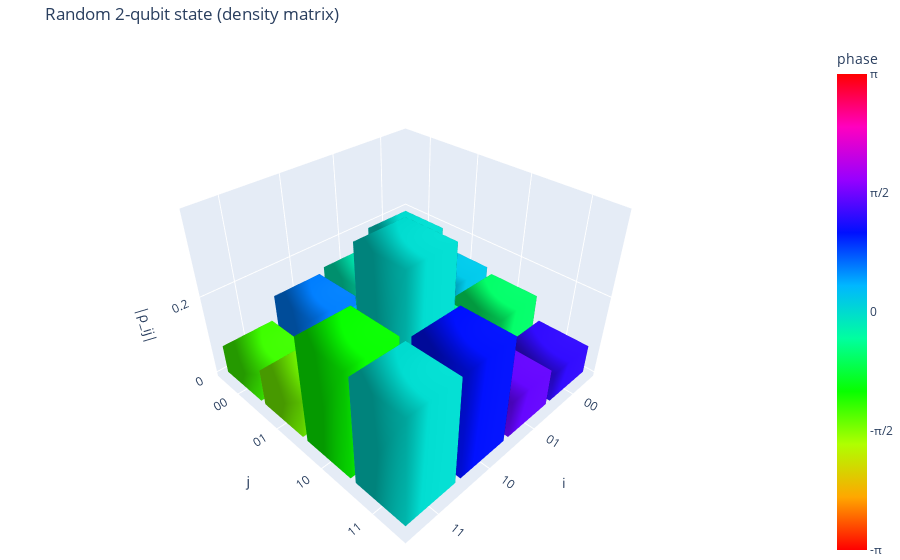

Notebook code for this chart:
### Markdown cell above
### Visualization helpers
Use the histogram helper below to inspect reconstructed density matrices. Include screenshots or exported HTML for a few representative states in your report.

### Code cell
# Demonstration: random 2-qubit density matrix
dim = 4
A = np.random.randn(dim, dim) + 1j * np.random.randn(dim, dim)
rho = A @ A.conj().T
rho = rho / np.trace(rho)  # normalize

labels = ["00", "01", "10", "11"]
plot_density_matrix_histogram(rho, basis_labels=labels, title="Random 2-qubit state (density matrix)")

### Figure 1 — Plotly figure (JSON) as saved in the notebook; plotly's stock layout.template omitted (floating-point values rounded to 4 significant figures)
{"data": [{"cmax": 3.142, "cmin": -3.142, "colorbar": {"ticktext": ["-π", "-π/2", "0", "π/2", "π"], "tickvals": [-3.142, -1.571, 0, 1.571, 3.142], "title": {"text": "phase "}}, "colorscale": [[0, "#ff0000"], [0.1111, "#ffa700"], [0.2222, "#afff00"], [0.3333, "#08ff00"], [0.4444, "#00ff9f"], [0.5556, "#00b7ff"], [0.6667, "#0010ff"], [0.7778, "#9700ff"], [0.8889, "#ff00bf"], [1, "#ff0000"]], "flatshading": false, "hovertemplate": "i=0, j=0<br>|ρ_ij|=0.193<br>arg(ρ_ij)=0<extra></extra>", "i": [0, 0, 4, 4, 0, 0, 1, 1, 2, 2, 3, 3], "intensity": [0, 0, 0, 0, 0, 0, 0, 0], "j": [1, 2, 5, 6, 1, 5, 2, 6, 3, 7, 0, 4], "k": [2, 3, 6, 7, 5, 4, 6, 5, 7, 6, 4, 7], "lighting": {"ambient": 0.6, "diffuse": 0.7}, "opacity": 1, "showscale": true, "type": "mesh3d", "x": [-0.45, 0.45, 0.45, -0.45, -0.45, 0.45, 0.45, -0.45], "y": [-0.45, -0.45, 0.45, 0.45, -0.45, -0.45, 0.45, 0.45], "z": [0, 0, 0, 0, 0.1933, 0.1933, 0.1933, 0.1933]}, {"cmax": 3.142, "cmin": -3.142, "colorscale": [[0, "#ff0000"], [0.1111, "#ffa700"], [0.2222, "#afff00"], [0.3333, "#08ff00"], [0.4444, "#00ff9f"], [0.5556, "#00b7ff"], [0.6667, "#0010ff"], [0.7778, "#9700ff"], [0.8889, "#ff00bf"], [1, "#ff0000"]], "flatshading": false, "hovertemplate": "i=0, j=1<br>|ρ_ij|=0.145<br>arg(ρ_ij)=1/16π<extra></extra>", "i": [0, 0, 4, 4, 0, 0, 1, 1, 2, 2, 3, 3], "intensity": [0.1874, 0.1874, 0.1874, 0.1874, 0.1874, 0.1874, 0.1874, 0.1874], "j": [1, 2, 5, 6, 1, 5, 2, 6, 3, 7, 0, 4], "k": [2, 3, 6, 7, 5, 4, 6, 5, 7, 6, 4, 7], "lighting": {"ambient": 0.6, "diffuse": 0.7}, "opacity": 1, "showscale": false, "type": "mesh3d", "x": [-0.45, 0.45, 0.45, -0.45, -0.45, 0.45, 0.45, -0.45], "y": [0.55, 0.55, 1.45, 1.45, 0.55, 0.55, 1.45, 1.45], "z": [0, 0, 0, 0, 0.145, 0.145, 0.145, 0.145]}, {"cmax": 3.142, "cmin": -3.142, "colorscale": [[0, "#ff0000"], [0.1111, "#ffa700"], [0.2222, "#afff00"], [0.3333, "#08ff00"], [0.4444, "#00ff9f"], [0.5556, "#00b7ff"], [0.6667, "#0010ff"], [0.7778, "#9700ff"], [0.8889, "#ff00bf"], [1, "#ff0000"]], "flatshading": false, "hovertemplate": "i=0, j=2<br>|ρ_ij|=0.133<br>arg(ρ_ij)=-3/16π<extra></extra>", "i": [0, 0, 4, 4, 0, 0, 1, 1, 2, 2, 3, 3], "intensity": [-0.5884, -0.5884, -0.5884, -0.5884, -0.5884, -0.5884, -0.5884, -0.5884], "j": [1, 2, 5, 6, 1, 5, 2, 6, 3, 7, 0, 4], "k": [2, 3, 6, 7, 5, 4, 6, 5, 7, 6, 4, 7], "lighting": {"ambient": 0.6, "diffuse": 0.7}, "opacity": 1, "showscale": false, "type": "mesh3d", "x": [-0.45, 0.45, 0.45, -0.45, -0.45, 0.45, 0.45, -0.45], "y": [1.55, 1.55, 2.45, 2.45, 1.55, 1.55, 2.45, 2.45], "z": [0, 0, 0, 0, 0.1327, 0.1327, 0.1327, 0.1327]}, {"cmax": 3.142, "cmin": -3.142, "colorscale": [[0, "#ff0000"], [0.1111, "#ffa700"], [0.2222, "#afff00"], [0.3333, "#08ff00"], [0.4444, "#00ff9f"], [0.5556, "#00b7ff"], [0.6667, "#0010ff"], [0.7778, "#9700ff"], [0.8889, "#ff00bf"], [1, "#ff0000"]], "flatshading": false, "hovertemplate": "i=0, j=3<br>|ρ_ij|=0.072<br>arg(ρ_ij)=2/5π<extra></extra>", "i": [0, 0, 4, 4, 0, 0, 1, 1, 2, 2, 3, 3], "intensity": [1.265, 1.265, 1.265, 1.265, 1.265, 1.265, 1.265, 1.265], "j": [1, 2, 5, 6, 1, 5, 2, 6, 3, 7, 0, 4], "k": [2, 3, 6, 7, 5, 4, 6, 5, 7, 6, 4, 7], "lighting": {"ambient": 0.6, "diffuse": 0.7}, "opacity": 1, "showscale": false, "type": "mesh3d", "x": [-0.45, 0.45, 0.45, -0.45, -0.45, 0.45, 0.45, -0.45], "y": [2.55, 2.55, 3.45, 3.45, 2.55, 2.55, 3.45, 3.45], "z": [0, 0, 0, 0, 0.07238, 0.07238, 0.07238, 0.07238]}, {"cmax": 3.142, "cmin": -3.142, "colorscale": [[0, "#ff0000"], [0.1111, "#ffa700"], [0.2222, "#afff00"], [0.3333, "#08ff00"], [0.4444, "#00ff9f"], [0.5556, "#00b7ff"], [0.6667, "#0010ff"], [0.7778, "#9700ff"], [0.8889, "#ff00bf"], [1, "#ff0000"]], "flatshading": false, "hovertemplate": "i=1, j=0<br>|ρ_ij|=0.145<br>arg(ρ_ij)=-1/16π<extra></extra>", "i": [0, 0, 4, 4, 0, 0, 1, 1, 2, 2, 3, 3], "intensity": [-0.1874, -0.1874, -0.1874, -0.1874, -0.1874, -0.1874, -0.1874, -0.1874], "j": [1, 2, 5, 6, 1, 5, 2, 6, 3, 7, 0, 4], "k": [2, 3, 6, 7, 5, 4, 6, 5, 7, 6, 4, 7], "lighting": {"ambient": 0.6, "diffuse": 0.7}, "opacity": 1, "showscale": false, "type": "mesh3d", "x": [0.55, 1.45, 1.45, 0.55, 0.55, 1.45, 1.45, 0.55], "y": [-0.45, -0.45, 0.45, 0.45, -0.45, -0.45, 0.45, 0.45], "z": [0, 0, 0, 0, 0.145, 0.145, 0.145, 0.145]}, {"cmax": 3.142, "cmin": -3.142, "colorscale": [[0, "#ff0000"], [0.1111, "#ffa700"], [0.2222, "#afff00"], [0.3333, "#08ff00"], [0.4444, "#00ff9f"], [0.5556, "#00b7ff"], [0.6667, "#0010ff"], [0.7778, "#9700ff"], [0.8889, "#ff00bf"], [1, "#ff0000"]], "flatshading": false, "hovertemplate": "i=1, j=1<br>|ρ_ij|=0.163<br>arg(ρ_ij)=0<extra></extra>", "i": [0, 0, 4, 4, 0, 0, 1, 1, 2, 2, 3, 3], "intensity": [0, 0, 0, 0, 0, 0, 0, 0], "j": [1, 2, 5, 6, 1, 5, 2, 6, 3, 7, 0, 4], "k": [2, 3, 6, 7, 5, 4, 6, 5, 7, 6, 4, 7], "lighting": {"ambient": 0.6, "diffuse": 0.7}, "opacity": 1, "showscale": false, "type": "mesh3d", "x": [0.55, 1.45, 1.45, 0.55, 0.55, 1.45, 1.45, 0.55], "y": [0.55, 0.55, 1.45, 1.45, 0.55, 0.55, 1.45, 1.45], "z": [0, 0, 0, 0, 0.1635, 0.1635, 0.1635, 0.1635]}, {"cmax": 3.142, "cmin": -3.142, "colorscale": [[0, "#ff0000"], [0.1111, "#ffa700"], [0.2222, "#afff00"], [0.3333, "#08ff00"], [0.4444, "#00ff9f"], [0.5556, "#00b7ff"], [0.6667, "#0010ff"], [0.7778, "#9700ff"], [0.8889, "#ff00bf"], [1, "#ff0000"]], "flatshading": false, "hovertemplate": "i=1, j=2<br>|ρ_ij|=0.122<br>arg(ρ_ij)=-1/7π<extra></extra>", "i": [0, 0, 4, 4, 0, 0, 1, 1, 2, 2, 3, 3], "intensity": [-0.4528, -0.4528, -0.4528, -0.4528, -0.4528, -0.4528, -0.4528, -0.4528], "j": [1, 2, 5, 6, 1, 5, 2, 6, 3, 7, 0, 4], "k": [2, 3, 6, 7, 5, 4, 6, 5, 7, 6, 4, 7], "lighting": {"ambient": 0.6, "diffuse": 0.7}, "opacity": 1, "showscale": false, "type": "mesh3d", "x": [0.55, 1.45, 1.45, 0.55, 0.55, 1.45, 1.45, 0.55], "y": [1.55, 1.55, 2.45, 2.45, 1.55, 1.55, 2.45, 2.45], "z": [0, 0, 0, 0, 0.122, 0.122, 0.122, 0.122]}, {"cmax": 3.142, "cmin": -3.142, "colorscale": [[0, "#ff0000"], [0.1111, "#ffa700"], [0.2222, "#afff00"], [0.3333, "#08ff00"], [0.4444, "#00ff9f"], [0.5556, "#00b7ff"], [0.6667, "#0010ff"], [0.7778, "#9700ff"], [0.8889, "#ff00bf"], [1, "#ff0000"]], "flatshading": false, "hovertemplate": "i=1, j=3<br>|ρ_ij|=0.092<br>arg(ρ_ij)=7/15π<extra></extra>", "i": [0, 0, 4, 4, 0, 0, 1, 1, 2, 2, 3, 3], "intensity": [1.499, 1.499, 1.499, 1.499, 1.499, 1.499, 1.499, 1.499], "j": [1, 2, 5, 6, 1, 5, 2, 6, 3, 7, 0, 4], "k": [2, 3, 6, 7, 5, 4, 6, 5, 7, 6, 4, 7], "lighting": {"ambient": 0.6, "diffuse": 0.7}, "opacity": 1, "showscale": false, "type": "mesh3d", "x": [0.55, 1.45, 1.45, 0.55, 0.55, 1.45, 1.45, 0.55], "y": [2.55, 2.55, 3.45, 3.45, 2.55, 2.55, 3.45, 3.45], "z": [0, 0, 0, 0, 0.09226, 0.09226, 0.09226, 0.09226]}, {"cmax": 3.142, "cmin": -3.142, "colorscale": [[0, "#ff0000"], [0.1111, "#ffa700"], [0.2222, "#afff00"], [0.3333, "#08ff00"], [0.4444, "#00ff9f"], [0.5556, "#00b7ff"], [0.6667, "#0010ff"], [0.7778, "#9700ff"], [0.8889, "#ff00bf"], [1, "#ff0000"]], "flatshading": false, "hovertemplate": "i=2, j=0<br>|ρ_ij|=0.133<br>arg(ρ_ij)=3/16π<extra></extra>", "i": [0, 0, 4, 4, 0, 0, 1, 1, 2, 2, 3, 3], "intensity": [0.5884, 0.5884, 0.5884, 0.5884, 0.5884, 0.5884, 0.5884, 0.5884], "j": [1, 2, 5, 6, 1, 5, 2, 6, 3, 7, 0, 4], "k": [2, 3, 6, 7, 5, 4, 6, 5, 7, 6, 4, 7], "lighting": {"ambient": 0.6, "diffuse": 0.7}, "opacity": 1, "showscale": false, "type": "mesh3d", "x": [1.55, 2.45, 2.45, 1.55, 1.55, 2.45, 2.45, 1.55], "y": [-0.45, -0.45, 0.45, 0.45, -0.45, -0.45, 0.45, 0.45], "z": [0, 0, 0, 0, 0.1327, 0.1327, 0.1327, 0.1327]}, {"cmax": 3.142, "cmin": -3.142, "colorscale": [[0, "#ff0000"], [0.1111, "#ffa700"], [0.2222, "#afff00"], [0.3333, "#08ff00"], [0.4444, "#00ff9f"], [0.5556, "#00b7ff"], [0.6667, "#0010ff"], [0.7778, "#9700ff"], [0.8889, "#ff00bf"], [1, "#ff0000"]], "flatshading": false, "hovertemplate": "i=2, j=1<br>|ρ_ij|=0.122<br>arg(ρ_ij)=1/7π<extra></extra>", "i": [0, 0, 4, 4, 0, 0, 1, 1, 2, 2, 3, 3], "intensity": [0.4528, 0.4528, 0.4528, 0.4528, 0.4528, 0.4528, 0.4528, 0.4528], "j": [1, 2, 5, 6, 1, 5, 2, 6, 3, 7, 0, 4], "k": [2, 3, 6, 7, 5, 4, 6, 5, 7, 6, 4, 7], "lighting": {"ambient": 0.6, "diffuse": 0.7}, "opacity": 1, "showscale": false, "type": "mesh3d", "x": [1.55, 2.45, 2.45, 1.55, 1.55, 2.45, 2.45, 1.55], "y": [0.55, 0.55, 1.45, 1.45, 0.55, 0.55, 1.45, 1.45], "z": [0, 0, 0, 0, 0.122, 0.122, 0.122, 0.122]}, {"cmax": 3.142, "cmin": -3.142, "colorscale": [[0, "#ff0000"], [0.1111, "#ffa700"], [0.2222, "#afff00"], [0.3333, "#08ff00"], [0.4444, "#00ff9f"], [0.5556, "#00b7ff"], [0.6667, "#0010ff"], [0.7778, "#9700ff"], [0.8889, "#ff00bf"], [1, "#ff0000"]], "flatshading": false, "hovertemplate": "i=2, j=2<br>|ρ_ij|=0.386<br>arg(ρ_ij)=0<extra></extra>", "i": [0, 0, 4, 4, 0, 0, 1, 1, 2, 2, 3, 3], "intensity": [0, 0, 0, 0, 0, 0, 0, 0], "j": [1, 2, 5, 6, 1, 5, 2, 6, 3, 7, 0, 4], "k": [2, 3, 6, 7, 5, 4, 6, 5, 7, 6, 4, 7], "lighting": {"ambient": 0.6, "diffuse": 0.7}, "opacity": 1, "showscale": false, "type": "mesh3d", "x": [1.55, 2.45, 2.45, 1.55, 1.55, 2.45, 2.45, 1.55], "y": [1.55, 1.55, 2.45, 2.45, 1.55, 1.55, 2.45, 2.45], "z": [0, 0, 0, 0, 0.3861, 0.3861, 0.3861, 0.3861]}, {"cmax": 3.142, "cmin": -3.142, "colorscale": [[0, "#ff0000"], [0.1111, "#ffa700"], [0.2222, "#afff00"], [0.3333, "#08ff00"], [0.4444, "#00ff9f"], [0.5556, "#00b7ff"], [0.6667, "#0010ff"], [0.7778, "#9700ff"], [0.8889, "#ff00bf"], [1, "#ff0000"]], "flatshading": false, "hovertemplate": "i=2, j=3<br>|ρ_ij|=0.259<br>arg(ρ_ij)=1/3π<extra></extra>", "i": [0, 0, 4, 4, 0, 0, 1, 1, 2, 2, 3, 3], "intensity": [1.042, 1.042, 1.042, 1.042, 1.042, 1.042, 1.042, 1.042], "j": [1, 2, 5, 6, 1, 5, 2, 6, 3, 7, 0, 4], "k": [2, 3, 6, 7, 5, 4, 6, 5, 7, 6, 4, 7], "lighting": {"ambient": 0.6, "diffuse": 0.7}, "opacity": 1, "showscale": false, "type": "mesh3d", "x": [1.55, 2.45, 2.45, 1.55, 1.55, 2.45, 2.45, 1.55], "y": [2.55, 2.55, 3.45, 3.45, 2.55, 2.55, 3.45, 3.45], "z": [0, 0, 0, 0, 0.2586, 0.2586, 0.2586, 0.2586]}, {"cmax": 3.142, "cmin": -3.142, "colorscale": [[0, "#ff0000"], [0.1111, "#ffa700"], [0.2222, "#afff00"], [0.3333, "#08ff00"], [0.4444, "#00ff9f"], [0.5556, "#00b7ff"], [0.6667, "#0010ff"], [0.7778, "#9700ff"], [0.8889, "#ff00bf"], [1, "#ff0000"]], "flatshading": false, "hovertemplate": "i=3, j=0<br>|ρ_ij|=0.072<br>arg(ρ_ij)=-2/5π<extra></extra>", "i": [0, 0, 4, 4, 0, 0, 1, 1, 2, 2, 3, 3], "intensity": [-1.265, -1.265, -1.265, -1.265, -1.265, -1.265, -1.265, -1.265], "j": [1, 2, 5, 6, 1, 5, 2, 6, 3, 7, 0, 4], "k": [2, 3, 6, 7, 5, 4, 6, 5, 7, 6, 4, 7], "lighting": {"ambient": 0.6, "diffuse": 0.7}, "opacity": 1, "showscale": false, "type": "mesh3d", "x": [2.55, 3.45, 3.45, 2.55, 2.55, 3.45, 3.45, 2.55], "y": [-0.45, -0.45, 0.45, 0.45, -0.45, -0.45, 0.45, 0.45], "z": [0, 0, 0, 0, 0.07238, 0.07238, 0.07238, 0.07238]}, {"cmax": 3.142, "cmin": -3.142, "colorscale": [[0, "#ff0000"], [0.1111, "#ffa700"], [0.2222, "#afff00"], [0.3333, "#08ff00"], [0.4444, "#00ff9f"], [0.5556, "#00b7ff"], [0.6667, "#0010ff"], [0.7778, "#9700ff"], [0.8889, "#ff00bf"], [1, "#ff0000"]], "flatshading": false, "hovertemplate": "i=3, j=1<br>|ρ_ij|=0.092<br>arg(ρ_ij)=-7/15π<extra></extra>", "i": [0, 0, 4, 4, 0, 0, 1, 1, 2, 2, 3, 3], "intensity": [-1.499, -1.499, -1.499, -1.499, -1.499, -1.499, -1.499, -1.499], "j": [1, 2, 5, 6, 1, 5, 2, 6, 3, 7, 0, 4], "k": [2, 3, 6, 7, 5, 4, 6, 5, 7, 6, 4, 7], "lighting": {"ambient": 0.6, "diffuse": 0.7}, "opacity": 1, "showscale": false, "type": "mesh3d", "x": [2.55, 3.45, 3.45, 2.55, 2.55, 3.45, 3.45, 2.55], "y": [0.55, 0.55, 1.45, 1.45, 0.55, 0.55, 1.45, 1.45], "z": [0, 0, 0, 0, 0.09226, 0.09226, 0.09226, 0.09226]}, {"cmax": 3.142, "cmin": -3.142, "colorscale": [[0, "#ff0000"], [0.1111, "#ffa700"], [0.2222, "#afff00"], [0.3333, "#08ff00"], [0.4444, "#00ff9f"], [0.5556, "#00b7ff"], [0.6667, "#0010ff"], [0.7778, "#9700ff"], [0.8889, "#ff00bf"], [1, "#ff0000"]], "flatshading": false, "hovertemplate": "i=3, j=2<br>|ρ_ij|=0.259<br>arg(ρ_ij)=-1/3π<extra></extra>", "i": [0, 0, 4, 4, 0, 0, 1, 1, 2, 2, 3, 3], "intensity": [-1.042, -1.042, -1.042, -1.042, -1.042, -1.042, -1.042, -1.042], "j": [1, 2, 5, 6, 1, 5, 2, 6, 3, 7, 0, 4], "k": [2, 3, 6, 7, 5, 4, 6, 5, 7, 6, 4, 7], "lighting": {"ambient": 0.6, "diffuse": 0.7}, "opacity": 1, "showscale": false, "type": "mesh3d", "x": [2.55, 3.45, 3.45, 2.55, 2.55, 3.45, 3.45, 2.55], "y": [1.55, 1.55, 2.45, 2.45, 1.55, 1.55, 2.45, 2.45], "z": [0, 0, 0, 0, 0.2586, 0.2586, 0.2586, 0.2586]}, {"cmax": 3.142, "cmin": -3.142, "colorscale": [[0, "#ff0000"], [0.1111, "#ffa700"], [0.2222, "#afff00"], [0.3333, "#08ff00"], [0.4444, "#00ff9f"], [0.5556, "#00b7ff"], [0.6667, "#0010ff"], [0.7778, "#9700ff"], [0.8889, "#ff00bf"], [1, "#ff0000"]], "flatshading": false, "hovertemplate": "i=3, j=3<br>|ρ_ij|=0.257<br>arg(ρ_ij)=0<extra></extra>", "i": [0, 0, 4, 4, 0, 0, 1, 1, 2, 2, 3, 3], "intensity": [0, 0, 0, 0, 0, 0, 0, 0], "j": [1, 2, 5, 6, 1, 5, 2, 6, 3, 7, 0, 4], "k": [2, 3, 6, 7, 5, 4, 6, 5, 7, 6, 4, 7], "lighting": {"ambient": 0.6, "diffuse": 0.7}, "opacity": 1, "showscale": false, "type": "mesh3d", "x": [2.55, 3.45, 3.45, 2.55, 2.55, 3.45, 3.45, 2.55], "y": [2.55, 2.55, 3.45, 3.45, 2.55, 2.55, 3.45, 3.45], "z": [0, 0, 0, 0, 0.2571, 0.2571, 0.2571, 0.2571]}], "layout": {"margin": {"b": 0, "l": 0, "r": 0, "t": 40}, "scene": {"aspectratio": {"x": 1, "y": 1, "z": 0.7}, "xaxis": {"tickmode": "array", "ticktext": ["00", "01", "10", "11"], "tickvals": [0, 1, 2, 3], "title": {"text": "i"}}, "yaxis": {"tickmode": "array", "ticktext": ["00", "01", "10", "11"], "tickvals": [0, 1, 2, 3], "title": {"text": "j"}}, "zaxis": {"title": {"text": "|ρ_ij|"}}}, "title": {"text": "Random 2-qubit state (density matrix)"}}}
